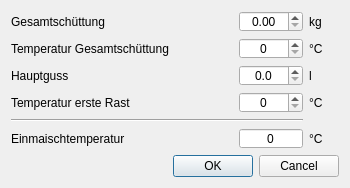
<?xml version="1.0" encoding="UTF-8"?>
<ui version="4.0">
 <class>DlgEinmaischTemp</class>
 <widget class="QDialog" name="DlgEinmaischTemp">
  <property name="geometry">
   <rect>
    <x>0</x>
    <y>0</y>
    <width>350</width>
    <height>188</height>
   </rect>
  </property>
  <property name="minimumSize">
   <size>
    <width>271</width>
    <height>188</height>
   </size>
  </property>
  <property name="windowTitle">
   <string>Berechnung Einmaischtemperatur</string>
  </property>
  <layout class="QVBoxLayout" name="verticalLayout">
   <item>
    <layout class="QGridLayout" name="gridLayout">
     <item row="4" column="0" colspan="3">
      <widget class="Line" name="line">
       <property name="orientation">
        <enum>Qt::Horizontal</enum>
       </property>
      </widget>
     </item>
     <item row="0" column="2">
      <widget class="DoubleSpinBox" name="doubleSpinBox_Schuettung">
       <property name="minimumSize">
        <size>
         <width>60</width>
         <height>0</height>
        </size>
       </property>
       <property name="toolTip">
        <string>&lt;html&gt;&lt;head/&gt;&lt;body&gt;&lt;p&gt;Menge aller &lt;span style=&quot; font-weight:600;&quot;&gt;Malze&lt;/span&gt; und &lt;span style=&quot; font-weight:600;&quot;&gt;weiterer Zutaten&lt;/span&gt; vor dem Einmaischen.&lt;/p&gt;&lt;/body&gt;&lt;/html&gt;</string>
       </property>
       <property name="alignment">
        <set>Qt::AlignCenter</set>
       </property>
       <property name="decimals">
        <number>2</number>
       </property>
       <property name="maximum">
        <double>999.990000000000009</double>
       </property>
       <property name="singleStep">
        <double>0.010000000000000</double>
       </property>
      </widget>
     </item>
     <item row="1" column="2">
      <widget class="SpinBox" name="spinBox_SchuettungTemp">
       <property name="minimumSize">
        <size>
         <width>60</width>
         <height>0</height>
        </size>
       </property>
       <property name="toolTip">
        <string>&lt;html&gt;&lt;head/&gt;&lt;body&gt;&lt;p&gt;Temperatur der Schüttung (Malz und weitere Zutaten) vor dem Einmaischen. Üblicherweise ist dies die Raum- beziehungsweise Außentemperatur.&lt;/p&gt;&lt;/body&gt;&lt;/html&gt;</string>
       </property>
       <property name="alignment">
        <set>Qt::AlignCenter</set>
       </property>
      </widget>
     </item>
     <item row="5" column="2">
      <widget class="SpinBox" name="spinBox_EinmaischeTemp">
       <property name="minimumSize">
        <size>
         <width>60</width>
         <height>0</height>
        </size>
       </property>
       <property name="toolTip">
        <string>&lt;html&gt;&lt;head/&gt;&lt;body&gt;&lt;p&gt;Berechnete Temperatur, um nach der Zugabe der Schüttung die erste Rasttemperatur zu erreichen. Gewöhnlich liegt die &lt;span style=&quot; font-weight:600;&quot;&gt;Einmaischtemperatur 2°C bis 4°C höher&lt;/span&gt; als die der ersten Raststufe.&lt;/p&gt;&lt;/body&gt;&lt;/html&gt;</string>
       </property>
       <property name="alignment">
        <set>Qt::AlignCenter</set>
       </property>
       <property name="readOnly">
        <bool>true</bool>
       </property>
       <property name="buttonSymbols">
        <enum>QAbstractSpinBox::NoButtons</enum>
       </property>
      </widget>
     </item>
     <item row="2" column="2">
      <widget class="DoubleSpinBox" name="doubleSpinBox_Hauptguss">
       <property name="minimumSize">
        <size>
         <width>60</width>
         <height>0</height>
        </size>
       </property>
       <property name="toolTip">
        <string>&lt;html&gt;&lt;head/&gt;&lt;body&gt;&lt;p&gt;Vorgelegte &lt;span style=&quot; font-weight:600;&quot;&gt;Wassermenge&lt;/span&gt; beim Einmaischen ohne Nachgusswasser.&lt;/p&gt;&lt;/body&gt;&lt;/html&gt;</string>
       </property>
       <property name="alignment">
        <set>Qt::AlignCenter</set>
       </property>
       <property name="decimals">
        <number>1</number>
       </property>
       <property name="singleStep">
        <double>0.100000000000000</double>
       </property>
      </widget>
     </item>
     <item row="2" column="0">
      <widget class="QLabel" name="label_5">
       <property name="text">
        <string>Hauptguss</string>
       </property>
      </widget>
     </item>
     <item row="5" column="0">
      <widget class="QLabel" name="label_9">
       <property name="text">
        <string>Einmaischtemperatur</string>
       </property>
      </widget>
     </item>
     <item row="1" column="0">
      <widget class="QLabel" name="label_3">
       <property name="text">
        <string>Temperatur Gesamtschüttung</string>
       </property>
      </widget>
     </item>
     <item row="3" column="2">
      <widget class="SpinBox" name="spinBox_RastTemp">
       <property name="minimumSize">
        <size>
         <width>60</width>
         <height>0</height>
        </size>
       </property>
       <property name="toolTip">
        <string>&lt;html&gt;&lt;head/&gt;&lt;body&gt;&lt;p&gt;Temperatur für die &lt;span style=&quot; font-weight:600;&quot;&gt;erste Raststufe&lt;/span&gt; nach dem Einmaischen.&lt;/p&gt;&lt;/body&gt;&lt;/html&gt;</string>
       </property>
       <property name="alignment">
        <set>Qt::AlignCenter</set>
       </property>
      </widget>
     </item>
     <item row="3" column="0">
      <widget class="QLabel" name="label_7">
       <property name="text">
        <string>Temperatur erste Rast</string>
       </property>
      </widget>
     </item>
     <item row="0" column="0">
      <widget class="QLabel" name="label">
       <property name="text">
        <string>Gesamtschüttung</string>
       </property>
      </widget>
     </item>
     <item row="0" column="1">
      <spacer name="horizontalSpacer">
       <property name="orientation">
        <enum>Qt::Horizontal</enum>
       </property>
       <property name="sizeHint" stdset="0">
        <size>
         <width>40</width>
         <height>20</height>
        </size>
       </property>
      </spacer>
     </item>
     <item row="0" column="3">
      <widget class="QLabel" name="label_2">
       <property name="minimumSize">
        <size>
         <width>30</width>
         <height>0</height>
        </size>
       </property>
       <property name="text">
        <string>kg</string>
       </property>
      </widget>
     </item>
     <item row="1" column="3">
      <widget class="QLabel" name="label_4">
       <property name="minimumSize">
        <size>
         <width>30</width>
         <height>0</height>
        </size>
       </property>
       <property name="text">
        <string>°C</string>
       </property>
      </widget>
     </item>
     <item row="2" column="3">
      <widget class="QLabel" name="label_6">
       <property name="minimumSize">
        <size>
         <width>30</width>
         <height>0</height>
        </size>
       </property>
       <property name="text">
        <string>l</string>
       </property>
      </widget>
     </item>
     <item row="3" column="3">
      <widget class="QLabel" name="label_8">
       <property name="minimumSize">
        <size>
         <width>30</width>
         <height>0</height>
        </size>
       </property>
       <property name="text">
        <string>°C</string>
       </property>
      </widget>
     </item>
     <item row="5" column="3">
      <widget class="QLabel" name="label_10">
       <property name="minimumSize">
        <size>
         <width>30</width>
         <height>0</height>
        </size>
       </property>
       <property name="text">
        <string>°C</string>
       </property>
      </widget>
     </item>
    </layout>
   </item>
   <item>
    <spacer name="verticalSpacer">
     <property name="orientation">
      <enum>Qt::Vertical</enum>
     </property>
     <property name="sizeHint" stdset="0">
      <size>
       <width>20</width>
       <height>40</height>
      </size>
     </property>
    </spacer>
   </item>
   <item>
    <widget class="QDialogButtonBox" name="buttonBox">
     <property name="standardButtons">
      <set>QDialogButtonBox::Cancel|QDialogButtonBox::Ok</set>
     </property>
    </widget>
   </item>
  </layout>
 </widget>
 <customwidgets>
  <customwidget>
   <class>DoubleSpinBox</class>
   <extends>QDoubleSpinBox</extends>
   <header>widgets/doublespinbox.h</header>
  </customwidget>
  <customwidget>
   <class>SpinBox</class>
   <extends>QSpinBox</extends>
   <header>widgets/spinbox.h</header>
  </customwidget>
 </customwidgets>
 <tabstops>
  <tabstop>doubleSpinBox_Schuettung</tabstop>
  <tabstop>spinBox_SchuettungTemp</tabstop>
  <tabstop>doubleSpinBox_Hauptguss</tabstop>
  <tabstop>spinBox_RastTemp</tabstop>
  <tabstop>spinBox_EinmaischeTemp</tabstop>
 </tabstops>
 <resources/>
 <connections/>
</ui>
